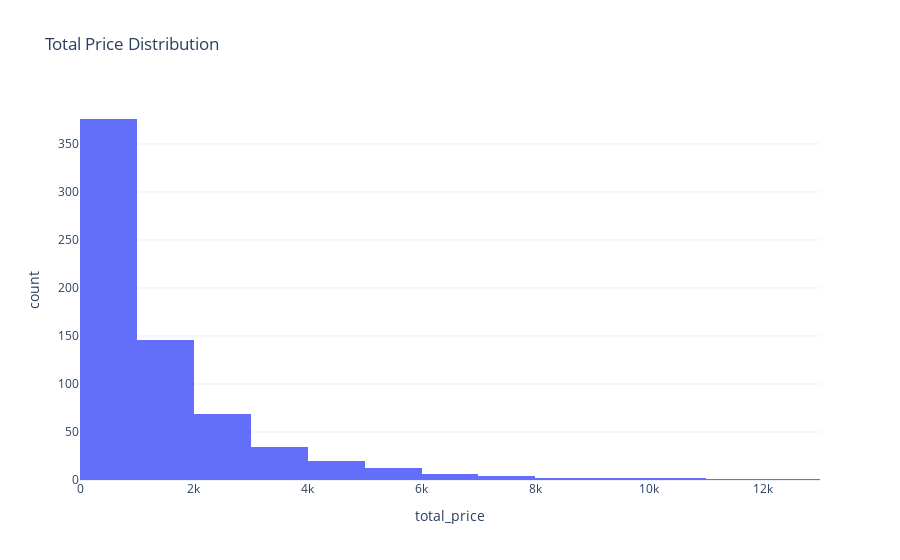

Notebook code cell kept with this figure:
### Markdown cell above
Let's understand this one by one - 
- qty => Seems to have some large values might be bulk orders (will have to check as rarely anybody orders normal stuff in bulk - check unique values)
- total_price => affected by 'qty', somewhat proportional. A little weird might be skewd because of qty.
- freight_price => related to the weight of the package. Looks normal.
- unit_price => looks normal
- product_name_lenght => will have to check for association.
- product_description_lenght => will have to check for association.
- product_photos_qty => will have to check for association.
- product_weight_g => might have some outliers as max is too big.
- product_score => std too low might make bins.
- customers => looks normal.
- weekday => std too low might make bins.
- weekend => std too low might make bins.
- holiday => std too low might make bins.
- month => looks normal.
- year => std too low might make bins
- s => might have some outliers as max is too big.
- volume => looks normal.
- comp_1/2/3 => might find some outliers.
- ps1/2/3 => std too low might make bins
- fp1/2/3 => might find some outliers.
- lag_price => might find some outliers.

### Code cell
px.histogram(data, x='total_price', nbins=20, title='Total Price Distribution')

### Figure 1 — Plotly figure (JSON) as saved in the notebook; plotly's stock layout.template omitted (floating-point values rounded to 4 significant figures; data arrays with more than 128 entries replaced by an {"elided": "..."} marker saying what was removed)
{"data": [{"bingroup": "x", "hovertemplate": "total_price=%{x}<br>count=%{y}<extra></extra>", "legendgroup": "", "marker": {"color": "#636efa", "pattern": {"shape": ""}}, "name": "", "nbinsx": 20, "orientation": "v", "showlegend": false, "type": "histogram", "x": {"elided": "676 float values"}, "xaxis": "x", "yaxis": "y"}], "layout": {"barmode": "relative", "legend": {"tracegroupgap": 0}, "title": {"text": "Total Price Distribution"}, "xaxis": {"anchor": "y", "domain": [0, 1], "title": {"text": "total_price"}}, "yaxis": {"anchor": "x", "domain": [0, 1], "title": {"text": "count"}}}}
